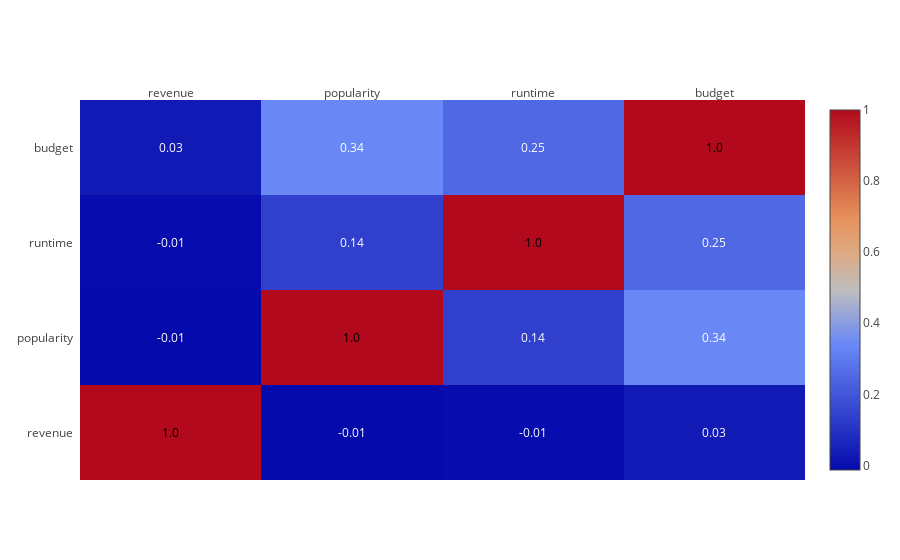

This figure's notebook cell:
### Code cell
corrs = df[["revenue","popularity","runtime","budget"]].corr()
figure = ff.create_annotated_heatmap(
    z=corrs.values,
    x=list(corrs.columns),
    y=list(corrs.index),
    annotation_text=corrs.round(2).values,
    showscale=True)

iplot(figure)

### Figure 1 — Plotly figure (JSON) as saved in the notebook; plotly's stock layout.template omitted (floating-point values rounded to 4 significant figures)
{"data": [{"colorscale": "RdBu", "reversescale": false, "showscale": true, "type": "heatmap", "uid": "e18291f4-b61b-4456-82c5-dba8a031ac5b", "x": ["revenue", "popularity", "runtime", "budget"], "y": ["revenue", "popularity", "runtime", "budget"], "z": [[1, -0.01283, -0.008577, 0.03201], [-0.01283, 1, 0.1372, 0.3388], [-0.008577, 0.1372, 1, 0.2488], [0.03201, 0.3388, 0.2488, 1]]}], "layout": {"annotations": [{"font": {"color": "#000000"}, "showarrow": false, "text": "1.0", "x": "revenue", "xref": "x", "y": "revenue", "yref": "y"}, {"font": {"color": "#FFFFFF"}, "showarrow": false, "text": "-0.01", "x": "popularity", "xref": "x", "y": "revenue", "yref": "y"}, {"font": {"color": "#FFFFFF"}, "showarrow": false, "text": "-0.01", "x": "runtime", "xref": "x", "y": "revenue", "yref": "y"}, {"font": {"color": "#FFFFFF"}, "showarrow": false, "text": "0.03", "x": "budget", "xref": "x", "y": "revenue", "yref": "y"}, {"font": {"color": "#FFFFFF"}, "showarrow": false, "text": "-0.01", "x": "revenue", "xref": "x", "y": "popularity", "yref": "y"}, {"font": {"color": "#000000"}, "showarrow": false, "text": "1.0", "x": "popularity", "xref": "x", "y": "popularity", "yref": "y"}, {"font": {"color": "#FFFFFF"}, "showarrow": false, "text": "0.14", "x": "runtime", "xref": "x", "y": "popularity", "yref": "y"}, {"font": {"color": "#FFFFFF"}, "showarrow": false, "text": "0.34", "x": "budget", "xref": "x", "y": "popularity", "yref": "y"}, {"font": {"color": "#FFFFFF"}, "showarrow": false, "text": "-0.01", "x": "revenue", "xref": "x", "y": "runtime", "yref": "y"}, {"font": {"color": "#FFFFFF"}, "showarrow": false, "text": "0.14", "x": "popularity", "xref": "x", "y": "runtime", "yref": "y"}, {"font": {"color": "#000000"}, "showarrow": false, "text": "1.0", "x": "runtime", "xref": "x", "y": "runtime", "yref": "y"}, {"font": {"color": "#FFFFFF"}, "showarrow": false, "text": "0.25", "x": "budget", "xref": "x", "y": "runtime", "yref": "y"}, {"font": {"color": "#FFFFFF"}, "showarrow": false, "text": "0.03", "x": "revenue", "xref": "x", "y": "budget", "yref": "y"}, {"font": {"color": "#FFFFFF"}, "showarrow": false, "text": "0.34", "x": "popularity", "xref": "x", "y": "budget", "yref": "y"}, {"font": {"color": "#FFFFFF"}, "showarrow": false, "text": "0.25", "x": "runtime", "xref": "x", "y": "budget", "yref": "y"}, {"font": {"color": "#000000"}, "showarrow": false, "text": "1.0", "x": "budget", "xref": "x", "y": "budget", "yref": "y"}], "xaxis": {"dtick": 1, "gridcolor": "rgb(0, 0, 0)", "side": "top", "ticks": ""}, "yaxis": {"dtick": 1, "ticks": "", "ticksuffix": "  "}}}
